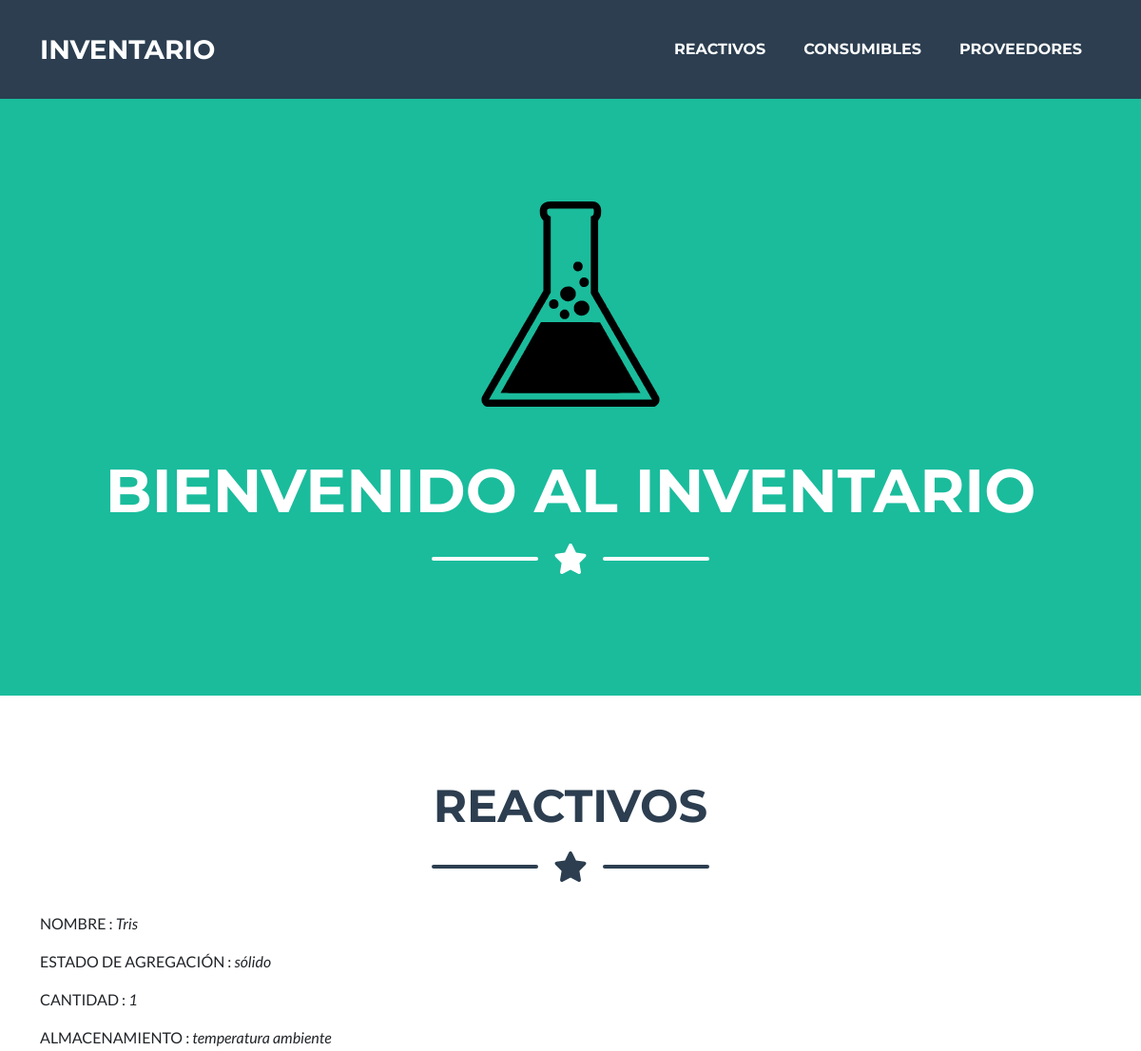
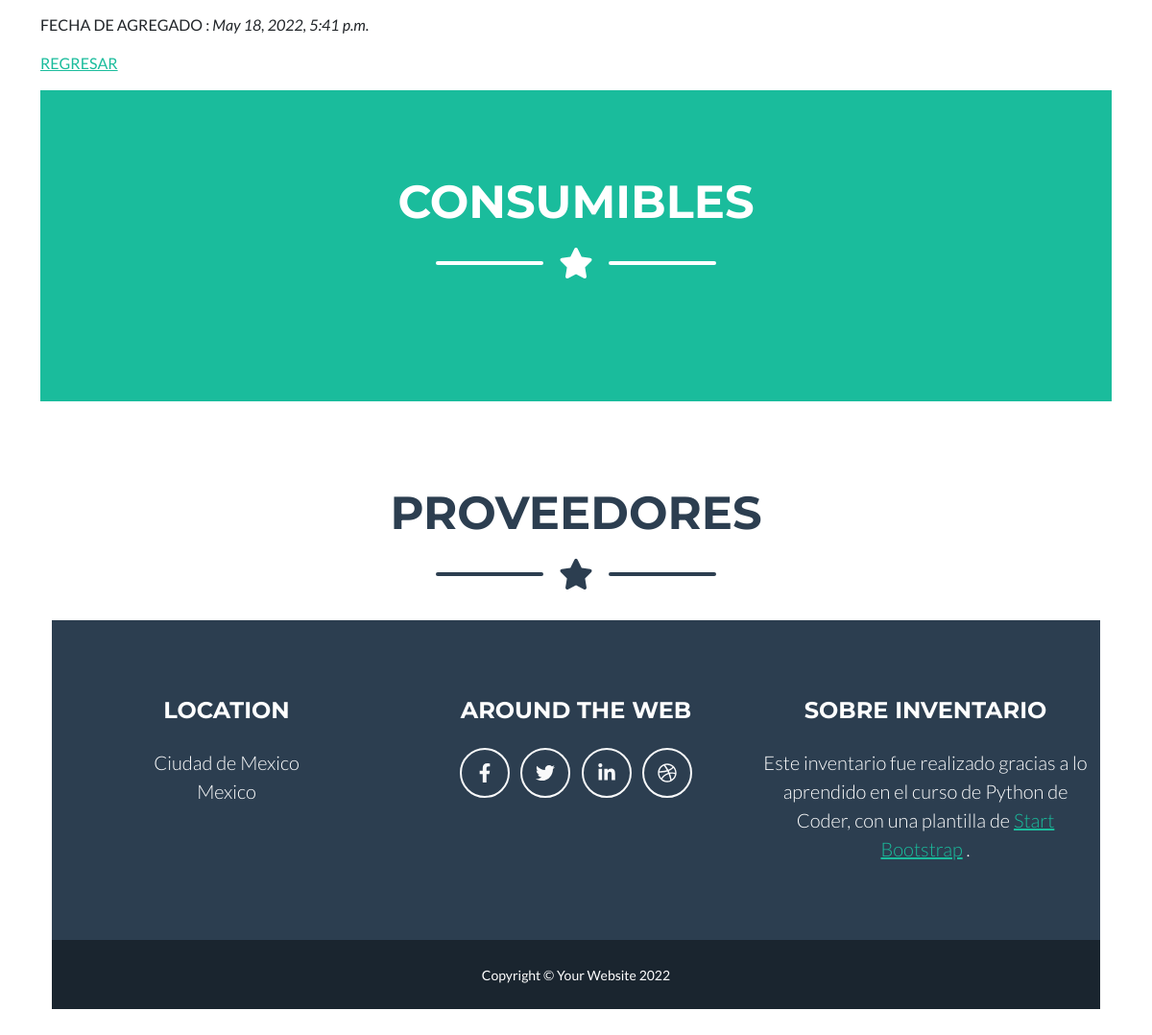
The page /Inventario/reactivo/2 on the database its author committed (2 pictures, top to bottom).
### Inventario/models.py (models this page shows, shortened)
class Reactivo(models.Model):
    nombre=models.CharField(max_length=250)
    estado_de_agregacion=models.CharField(
        max_length=20,
        choices= ESTADO_CHOICES,
    )
    cantidad=models.IntegerField()
    almacenamiento=models.CharField(
        max_length=25,
        choices= ALMACENAMIENTO,
    )
    fecha_agregado=models.DateTimeField(default=timezone.now)
    readonly_fields = ('fecha_agregado')

### Inventario/views.py (the view)
# urls.py: path('reactivo/<pk>', ReactivoDetalle.as_view(), name='reactivo_detalle'),
class ReactivoDetalle(DetailView):
    model = Reactivo
    template_name = "Inventario/reactivo_detalle.html"

### Inventario/templates/Inventario/reactivo_detalle.html
{% extends "Inventario/padre.html" %}
{% load static %}
{% block SeccióndeReactivos %}
<p>NOMBRE : <i>{{reactivo.nombre}}</i></p>
<p>ESTADO DE AGREGACIÓN : <i>{{reactivo.estado_de_agregacion}}</i></p>
<p>CANTIDAD : <i>{{reactivo.cantidad}}</i></p>
<p>ALMACENAMIENTO : <i>{{reactivo.almacenamiento}}</i></p>
<p>FECHA DE AGREGADO : <i>{{reactivo.fecha_agregado}}</i></p>
<p>
    <a href="{% url 'reactivo_listar' %}">REGRESAR</a>
</p>
{% endblock %}

### rows shown on the page
Reactivo: nombre "Tris", estado_de_agregacion "sólido", cantidad "1", almacenamiento "temperatura ambiente", fecha_agregado "May 18, 2022, 5:41 p.m."
